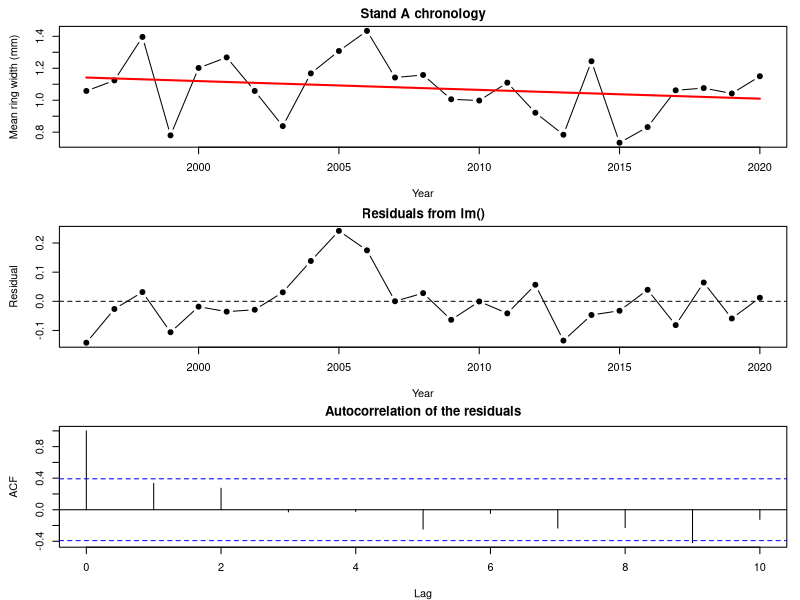

Generate this figure with R: (Note: this script raises an error after producing the figure.)
## ---- chunk 1
knitr::opts_chunk$set(echo = TRUE, warning = FALSE, message = FALSE,
                      fig.width = 7, fig.height = 4.5, fig.align = "center")
options(cmdstanr_no_ver_check = TRUE)
widget <- function(file) htmltools::includeHTML(file.path("widgets", file))
f2 <- function(v) formatC(round(v, 2) + 0, format = "f", digits = 2)
f3 <- function(v) formatC(round(v, 3) + 0, format = "f", digits = 3)
f4 <- function(v) formatC(v, format = "f", digits = 4)
## ---- chunk 2
# heatmap of a covariance or correlation matrix (row 1 at the top)
show_matrix <- function(M, main = "", zlim = c(-1, 1) * max(abs(M))) {
  n <- nrow(M)
  pal <- colorRampPalette(c("firebrick", "white", "steelblue"))(101)
  par(mar = c(1, 1, 2, 1))
  image(seq_len(n), seq_len(n), t(M[n:1, ]), col = pal, zlim = zlim, axes = FALSE,
        xlab = "", ylab = "", main = main, asp = 1)
  box()
}
## ---- chunk 3
# pinyon ring widths (mm): 4 stands x 5 trees x 25 years; simulated
library(mvtnorm)
set.seed(21)
years <- 1996:2020
n_yr <- length(years)
precip <- round(rgamma(n_yr, shape = 9, scale = 22 / 9), 1)   # winter precipitation (cm)
stand_eff <- rnorm(4, 0, 0.12)
ar_dev <- matrix(0, 4, n_yr)            # shared year-to-year deviations within each stand
for (j in 1:4) {
  ar_dev[j, 1] <- rnorm(1, 0, 0.08 / sqrt(1 - 0.6^2))
  for (t in 2:n_yr) ar_dev[j, t] <- 0.6 * ar_dev[j, t - 1] + rnorm(1, 0, 0.08)
}
rings <- expand.grid(year = years, tree = 1:5, stand = LETTERS[1:4])
rings$tree_id <- paste0(rings$stand, rings$tree)
tree_eff <- setNames(rnorm(20, 0, 0.1), unique(rings$tree_id))
j <- match(rings$stand, LETTERS)
t <- match(rings$year, years)
rings$precip <- precip[t]
rings$width <- round(0.35 + stand_eff[j] + tree_eff[rings$tree_id] + 0.025 * rings$precip +
                       ar_dev[cbind(j, t)] + rnorm(nrow(rings), 0, 0.1), 2)

chron <- aggregate(width ~ stand + year + precip, data = rings, FUN = mean)
chron <- chron[order(chron$stand, chron$year), ]
chron$stand <- factor(chron$stand)
tree_means <- aggregate(width ~ stand + tree_id, data = rings, FUN = mean)
## ---- chunk 4
chron_a <- chron[chron$stand == "A", ]
chron_a$year_c <- chron_a$year - 2008          # centered year: 0 = 2008
fit_lm_a <- lm(width ~ precip + year_c, data = chron_a)
summary(fit_lm_a)$coefficients
par(mfrow = c(3, 1), mar = c(4, 4.5, 2, 1))
plot(chron_a$year, chron_a$width, type = "b", pch = 19, xlab = "Year",
     ylab = "Mean ring width (mm)", main = "Stand A chronology")
trend <- predict(fit_lm_a, newdata = data.frame(precip = mean(chron_a$precip),
                                                year_c = chron_a$year_c))
lines(chron_a$year, trend, lwd = 2, col = "red")   # year trend at mean precipitation
plot(chron_a$year, resid(fit_lm_a), type = "b", pch = 19, xlab = "Year",
     ylab = "Residual", main = "Residuals from lm()")
abline(h = 0, lty = 2)
acf(resid(fit_lm_a), lag.max = 10, main = "")
title("Autocorrelation of the residuals", line = 0.8)
## ---- chunk 5
lag1 <- function(dat) {
  dat$year_c <- dat$year - 2008
  acf(resid(lm(width ~ precip + year_c, data = dat)), plot = FALSE)$acf[2]
}
round(sapply(split(chron, chron$stand), lag1), 2)
## ---- chunk 6
lags <- abs(outer(1:25, 1:25, "-"))
V_ar1 <- function(phi, sigma_e) sigma_e^2 / (1 - phi^2) * phi^lags
round(V_ar1(0.6, 0.08)[1:5, 1:5], 4)
## ---- chunk 7
# mean: a + b * precip + c * year_c; AR(1) errors with phi = tanh(par[4]), sigma_e = exp(par[5])
nll_ar1 <- function(par) {
  mu <- par[1] + par[2] * chron_a$precip + par[3] * chron_a$year_c
  V <- V_ar1(tanh(par[4]), exp(par[5]))
  -dmvnorm(chron_a$width, mu, V, log = TRUE)
}
fit_ar1 <- optim(c(coef(fit_lm_a), 0, log(0.1)), nll_ar1, method = "BFGS", hessian = TRUE)
c(a = fit_ar1$par[1], b = fit_ar1$par[2], c = fit_ar1$par[3],
  phi = tanh(fit_ar1$par[4]), sigma_e = exp(fit_ar1$par[5]))

library(nlme)
fit_gls <- gls(width ~ precip + year_c, data = chron_a,
               correlation = corAR1(form = ~ year), method = "ML")
coef(fit_gls)
coef(fit_gls$modelStruct$corStruct, unconstrained = FALSE)   # phi (nlme calls it Phi)
## ---- chunk 8
trend_ind <- summary(fit_lm_a)$coefficients["year_c", ]
se_ar1 <- sqrt(diag(solve(fit_ar1$hessian)))[3]
p_ar1 <- 2 * pnorm(-abs(fit_ar1$par[3] / se_ar1))
phi_hat <- tanh(fit_ar1$par[4])
se_precip <- c(summary(fit_lm_a)$coefficients["precip", 2], sqrt(diag(solve(fit_ar1$hessian)))[2])
## ---- chunk 9
widget("cov_structures.html")
## ---- chunk 10
chron_a$width_lag <- c(NA, head(chron_a$width, -1))      # last year's width
chron_a$precip_lag <- c(NA, head(chron_a$precip, -1))    # last year's precipitation
fit_lag <- lm(width ~ width_lag + precip + year_c, data = chron_a)
fit_lag_x <- lm(width ~ width_lag + precip + precip_lag + year_c, data = chron_a)
round(coef(fit_lag), 4)
round(coef(fit_lag_x), 4)
## ---- chunk 11
g1 <- coef(fit_lag)["width_lag"]
g2 <- coef(fit_lag_x)["width_lag"]
cf_pred <- -g2 * coef(fit_lag_x)["precip"]
## ---- chunk 12
y_tree <- tree_means$width
Z <- model.matrix(~ 0 + stand, data = tree_means)
V_ri <- function(sigma_a, sigma_e) sigma_a^2 * Z %*% t(Z) + sigma_e^2 * diag(20)
nll_ri <- function(par) -dmvnorm(y_tree, rep(par[1], 20), V_ri(exp(par[2]), exp(par[3])), log = TRUE)
fit_ri <- optim(c(mean(y_tree), log(0.1), log(0.1)), nll_ri, method = "BFGS")
sa_hat <- exp(fit_ri$par[2])
s_hat <- exp(fit_ri$par[3])
c(mu = fit_ri$par[1], sigma_a = sa_hat, sigma_e = s_hat)
## ---- chunk 13
# milliseconds per NLL evaluation, averaged over 'reps' evaluations
time_nll <- function(n, reps = 10) {
  y <- rnorm(n)
  V <- 0.5^abs(outer(1:n, 1:n, "-"))
  ms <- function(expr) 1000 * system.time(for (i in 1:reps) expr)[["elapsed"]] / reps
  c(n = n, independent = ms(sum(dnorm(y, 0, 1, log = TRUE))),
    mvn = ms(dmvnorm(y, rep(0, n), V, log = TRUE)))
}
set.seed(1)
timings <- t(sapply(c(250, 500, 1000, 2000), time_nll))
timings
## ---- chunk 14
# profile out the mean parameters by generalized least squares at each (variance) grid point
gls_nll <- function(y, X, V) {
  Vi <- solve(V)
  b <- solve(t(X) %*% Vi %*% X, t(X) %*% Vi %*% y)
  -dmvnorm(y, as.vector(X %*% b), V, log = TRUE)
}
sa_grid <- seq(0.002, 0.45, length.out = 70)
s_grid <- seq(0.04, 0.16, length.out = 70)
X1 <- matrix(1, 20, 1)
nll_grid_ri <- outer(sa_grid, s_grid, Vectorize(function(a, b) gls_nll(y_tree, X1, V_ri(a, b))))
# AR(1): fix phi and the trend c; profile out a, b (GLS) and sigma_e (closed form)
prof_ar1 <- function(phi, c_trend) {
  R <- phi^lags / (1 - phi^2)
  y <- chron_a$width - c_trend * chron_a$year_c
  Xp <- cbind(1, chron_a$precip)
  Ri <- solve(R)
  b <- solve(t(Xp) %*% Ri %*% Xp, t(Xp) %*% Ri %*% y)
  r <- as.vector(y - Xp %*% b)
  s2 <- as.numeric(t(r) %*% Ri %*% r) / 25
  -dmvnorm(r, rep(0, 25), s2 * R, log = TRUE)
}
phi_grid <- seq(-0.5, 0.95, length.out = 70)
c_grid <- seq(-0.02, 0.01, length.out = 70)
nll_grid_ar <- outer(phi_grid, c_grid, Vectorize(prof_ar1))
par(mfrow = c(1, 2), mar = c(4, 4, 2, 1))
draw_surface <- function(x, y, z, xlab, ylab, main, best) {
  z <- z - min(z)
  image(x, y, z <= 1.92, col = c("white", "lightskyblue1"), xlab = xlab, ylab = ylab, main = main)
  contour(x, y, z, levels = c(0.5, 1, 1.92, 3, 5, 10, 20), add = TRUE, col = "grey30")
  points(best[1], best[2], pch = 3, cex = 1.5, lwd = 2, col = "firebrick")
  box()
}
draw_surface(sa_grid, s_grid, nll_grid_ri, expression(sigma[a] ~ "(among stands)"),
             expression(sigma[e] ~ "(among trees)"), "Random intercept, 4 stands",
             c(sa_hat, s_hat))
draw_surface(phi_grid, c_grid, nll_grid_ar, expression(phi),
             "Trend (mm/yr)", "AR(1) with a trend, stand A", c(phi_hat, fit_ar1$par[3]))
abline(h = 0, lty = 2)
## ---- chunk 15
in_ri <- (nll_grid_ri - min(nll_grid_ri)) <= 1.92
sa_range <- range(sa_grid[apply(in_ri, 1, any)])
in_ar <- (nll_grid_ar - min(nll_grid_ar)) <= 1.92
trend_at <- function(r) range(c_grid[in_ar[which.min(abs(phi_grid - r)), ]])
trend_0 <- trend_at(0)
trend_hat <- trend_at(phi_hat)
## ---- chunk 16
set.seed(12)
n_years <- rep(c(30, 24, 18, 12, 8, 5), each = 2)        # record length per stand
sd_true <- c(0.15, 0.10)                                   # among-stand SDs: intercept, slope
rho_true <- -0.6
G_true <- diag(sd_true) %*% matrix(c(1, rho_true, rho_true, 1), 2) %*% diag(sd_true)
ab_true <- rmvnorm(12, c(0.9, 0.25), G_true)              # each stand's intercept and slope
stand_names <- sprintf("S%02d", 1:12)
drought <- data.frame(stand = factor(rep(stand_names, n_years)),
                      year = unlist(lapply(n_years, function(n) seq(2021 - n, 2020))))
j <- as.integer(drought$stand)
drought$precip <- round(rgamma(nrow(drought), shape = 9, scale = 22 / 9), 1)
drought$precip10 <- (drought$precip - 20) / 10
drought$width <- round(ab_true[j, 1] + ab_true[j, 2] * drought$precip10 +
                         rnorm(nrow(drought), 0, 0.12), 2)
head(drought)
## ---- chunk 17
nopool <- t(sapply(split(drought, drought$stand), function(s) coef(lm(width ~ precip10, data = s))))
par(mfrow = c(1, 2), mar = c(4, 4, 1, 1))
plot(width ~ precip, data = drought, col = "grey60", pch = 16, cex = 0.7,
     xlab = "Winter precipitation (cm)", ylab = "Ring width (mm)")
for (s in seq_len(12)) {
  xr <- range(drought$precip10[drought$stand == stand_names[s]])
  lines(20 + 10 * xr, nopool[s, 1] + nopool[s, 2] * xr, lwd = ifelse(n_years[s] <= 8, 1, 2),
        lty = ifelse(n_years[s] <= 8, 2, 1))
}
legend("topleft", c("stand with 12-30 years", "stand with 5-8 years"), lty = 1:2, lwd = 2:1,
       bty = "n", cex = 0.85)
plot(nopool, pch = 19, xlab = "Intercept: width at 20 cm (mm)",
     ylab = "Slope (mm per 10 cm)", cex = 1.1, xlim = range(nopool[, 1]) + c(0, 0.05))
text(nopool, labels = stand_names, pos = 4, cex = 0.7, col = "grey40")
## ---- chunk 18
syntax <- data.frame(
  Formula = c("<code>(1 | stand)</code>", "<code>(precip10 | stand)</code>",
              "<code>(precip10 || stand)</code>", "<code>(1 | stand/tree)</code>",
              "<code>(1 | stand) + (1 | year)</code>"),
  Meaning = c("an intercept for each stand",
              "an intercept and a slope for each stand, correlated (same as <code>(1 + precip10 | stand)</code>)",
              "an intercept and a slope for each stand, uncorrelated",
              "stand intercepts plus tree-within-stand intercepts (nested)",
              "stand intercepts and year intercepts (crossed: every stand is measured in many years)"),
  `Variance parameters` = c("1", "3", "2", "2", "2"),
  check.names = FALSE)
knitr::kable(syntax, format = "html", escape = FALSE,
             table.attr = "class='table table-condensed'")
## ---- chunk 19
library(lme4)
fit_ri_lmer <- lmer(width ~ precip10 + (1 | stand), data = drought, REML = FALSE)
fit_rs_lmer <- lmer(width ~ precip10 + (precip10 | stand), data = drought, REML = FALSE)
fixef(fit_rs_lmer)
VarCorr(fit_rs_lmer)
AIC(fit_ri_lmer, fit_rs_lmer)
## ---- chunk 20
vc_rs <- as.data.frame(VarCorr(fit_rs_lmer))$sdcor
aic_gain <- AIC(fit_ri_lmer) - AIC(fit_rs_lmer)
## ---- chunk 21
fit_rs_lme <- lme(width ~ precip10, random = ~ precip10 | stand, data = drought, method = "ML")

library(glmmTMB)
fit_rs_tmb <- glmmTMB(width ~ precip10 + (precip10 | stand), data = drought)   # ML by default
## ---- chunk 22
rows_by_stand <- split(seq_len(nrow(drought)), drought$stand)
nll_rs <- function(par) {
  sds <- exp(par[3:4])
  rho_ab <- tanh(par[5])
  sigma_e <- exp(par[6])
  G <- matrix(c(sds[1]^2, rho_ab * sds[1] * sds[2], rho_ab * sds[1] * sds[2], sds[2]^2), 2)
  nll <- 0
  for (rows in rows_by_stand) {
    Zj <- cbind(1, drought$precip10[rows])
    Vj <- Zj %*% G %*% t(Zj) + sigma_e^2 * diag(length(rows))
    nll <- nll - dmvnorm(drought$width[rows], as.vector(Zj %*% par[1:2]), Vj, log = TRUE)
  }
  nll
}
fit_rs_optim <- optim(c(0.9, 0.25, log(0.1), log(0.1), 0, log(0.1)), nll_rs, method = "BFGS")
## ---- chunk 23
tmb_sd <- attr(VarCorr(fit_rs_tmb)$cond$stand, "stddev")
lme_vc <- VarCorr(fit_rs_lme)
compare <- rbind(
  optim = c(fit_rs_optim$par[1:2], exp(fit_rs_optim$par[3:4]), tanh(fit_rs_optim$par[5]),
            exp(fit_rs_optim$par[6]), -fit_rs_optim$value),
  lmer = c(fixef(fit_rs_lmer), vc_rs, logLik(fit_rs_lmer)),
  lme = c(fixef(fit_rs_lme), as.numeric(lme_vc[1:2, "StdDev"]), as.numeric(lme_vc[2, "Corr"]),
          fit_rs_lme$sigma, logLik(fit_rs_lme)),
  glmmTMB = c(fixef(fit_rs_tmb)$cond, tmb_sd,
              attr(VarCorr(fit_rs_tmb)$cond$stand, "correlation")[1, 2],
              sigma(fit_rs_tmb), logLik(fit_rs_tmb)))
colnames(compare) <- c("mu_a", "mu_b", "sigma_a", "sigma_b", "rho_ab", "sigma_e", "logLik")
round(compare, 4)
## ---- chunk 24
short <- droplevels(drought[drought$stand %in% c("S09", "S10", "S11", "S12"), ])
fit_short <- lmer(width ~ precip10 + (precip10 | stand), data = short, REML = FALSE)
vc_short <- as.data.frame(VarCorr(fit_short))$sdcor
## ---- chunk 25
X_a <- cbind(1, chron_a$precip, chron_a$year_c)
y_a <- chron_a$width
n_a <- length(y_a)

gls_profile <- function(phi) {
  R <- phi^lags / (1 - phi^2)
  R_inv <- solve(R)
  beta <- solve(t(X_a) %*% R_inv %*% X_a, t(X_a) %*% R_inv %*% y_a)
  r <- as.vector(y_a - X_a %*% beta)
  sigma2 <- as.numeric(t(r) %*% R_inv %*% r) / n_a
  list(beta = as.vector(beta), sigma = sqrt(sigma2),
       loglik = dmvnorm(y_a, as.vector(X_a %*% beta), sigma2 * R, log = TRUE))
}
phi_gls <- optimize(function(phi) -gls_profile(phi)$loglik, c(-0.95, 0.95))$minimum
fit_by_hand <- gls_profile(phi_gls)
## ---- chunk 26
gls_tab <- rbind(
  "optim(), 5 parameters" = c(phi_hat, fit_ar1$par[1:3], exp(fit_ar1$par[5]), -fit_ar1$value),
  "GLS by hand, 1 parameter" = c(phi_gls, fit_by_hand$beta, fit_by_hand$sigma, fit_by_hand$loglik),
  "gls()" = c(coef(fit_gls$modelStruct$corStruct, unconstrained = FALSE), coef(fit_gls),
              fit_gls$sigma * sqrt(1 - coef(fit_gls$modelStruct$corStruct, unconstrained = FALSE)^2),
              logLik(fit_gls)))
colnames(gls_tab) <- c("phi", "a", "precip", "trend", "sigma_e", "logLik")
knitr::kable(gls_tab, digits = c(3, 3, 4, 5, 4, 3))
## ---- chunk 27
phi_seq <- seq(-0.5, 0.9, by = 0.005)
ll_seq <- sapply(phi_seq, function(r) gls_profile(r)$loglik)
in_ci <- phi_seq[ll_seq > max(ll_seq) - 1.92]
par(mar = c(4, 4.5, 1, 1))
plot(phi_seq, ll_seq, type = "l", lwd = 2, xlab = expression(phi),
     ylab = "Profile log-likelihood")
abline(h = max(ll_seq) - 1.92, lty = 2)
abline(v = range(in_ci), lty = 3)
abline(v = phi_gls, col = "red")
## ---- chunk 28
knitr::kable(data.frame(Process = c("AR($p$)", "MA($q$)", "ARMA($p$, $q$)"),
                        ACF = c("tails off", "cuts off after lag $q$", "tails off"),
                        PACF = c("cuts off after lag $p$", "tails off", "tails off")))
## ---- chunk 29
set.seed(746)
ar_series <- arima.sim(list(ar = 0.6), n = 500)     # AR(1), phi = 0.6
ma_series <- arima.sim(list(ma = 0.6), n = 500)     # MA(1), theta = 0.6
par(mfrow = c(2, 2), mar = c(4.5, 4.5, 3.5, 1))
acf(ar_series, lag.max = 15, main = "AR(1): ACF")
pacf(ar_series, lag.max = 15, main = "AR(1): PACF")
acf(ma_series, lag.max = 15, main = "MA(1): ACF")
pacf(ma_series, lag.max = 15, main = "MA(1): PACF")
## ---- chunk 30
aic_ar_ma <- function(x) c(AR1 = AIC(arima(x, order = c(1, 0, 0))),
                           MA1 = AIC(arima(x, order = c(0, 0, 1))))
round(rbind(ar_series = aic_ar_ma(ar_series), ma_series = aic_ar_ma(ma_series)), 1)
## ---- chunk 31
set.seed(1)
short_ar <- replicate(1000, {
  x <- arima.sim(list(ar = 0.6), n = 25)
  c(lag1_detected = abs(acf(x, 1, plot = FALSE)$acf[2]) > 1.96 / sqrt(25),
    aic_picks_ar1 = unname(diff(aic_ar_ma(x)) > 0))
})
rowMeans(short_ar)
## ---- chunk 32
fit_gls_ind <- gls(width ~ precip + year_c, data = chron_a, method = "ML")
fit_gls_ma1 <- gls(width ~ precip + year_c, data = chron_a, method = "ML",
                   correlation = corARMA(form = ~ year, p = 0, q = 1))
gls_ar_ma <- rbind(independent = summary(fit_gls_ind)$tTable["year_c", 1:2],
                   AR1 = summary(fit_gls)$tTable["year_c", 1:2],
                   MA1 = summary(fit_gls_ma1)$tTable["year_c", 1:2])
cbind(round(gls_ar_ma, 4), AIC = round(c(AIC(fit_gls_ind), AIC(fit_gls), AIC(fit_gls_ma1)), 2))
## ---- chunk 33
d_aic_ma <- AIC(fit_gls_ma1) - AIC(fit_gls)
## ---- chunk 34
widget("acf_pacf.html")
## ---- chunk 35
Z_chron <- model.matrix(~ 0 + stand, data = chron)
V_combined <- function(sigma_a, phi, sigma_e) {
  sigma_a^2 * Z_chron %*% t(Z_chron) + kronecker(diag(4), V_ar1(phi, sigma_e))
}
nll_combined <- function(par) {
  mu <- par[1] + par[2] * chron$precip
  V <- V_combined(exp(par[3]), tanh(par[4]), exp(par[5]))
  -dmvnorm(chron$width, mu, V, log = TRUE)
}
fit_comb <- optim(c(0.4, 0.02, log(0.1), 0, log(0.1)), nll_combined, method = "BFGS",
                  control = list(maxit = 1000))
c(mu = fit_comb$par[1], beta = fit_comb$par[2], sigma_a = exp(fit_comb$par[3]),
  phi = tanh(fit_comb$par[4]), sigma_e = exp(fit_comb$par[5]))

fit_lme <- lme(width ~ precip, random = ~ 1 | stand, data = chron,
               correlation = corAR1(form = ~ year | stand), method = "ML")
fixef(fit_lme)
coef(fit_lme$modelStruct$corStruct, unconstrained = FALSE)
c(-fit_comb$value, logLik(fit_lme))       # same maximized log-likelihood
## ---- chunk 36
show_matrix(V_combined(exp(fit_comb$par[3]), tanh(fit_comb$par[4]), exp(fit_comb$par[5])),
            main = "Fitted V (100 stand-years)")
## ---- chunk 37
mu_glmm <- exp(1.5 + 0.5^2 / 2)               # vigor 0, beta0 = 1.5, sigma_a = 0.5
moments <- c(mean = mu_glmm, var = mu_glmm + mu_glmm^2 * (exp(0.5^2) - 1), cov = mu_glmm^2 * (exp(0.5^2) - 1))

set.seed(746)
a_sim <- rnorm(1e5, 0, 0.5)                  # 100,000 stands, two trees each
y_tree1 <- rpois(1e5, exp(1.5 + a_sim))
y_tree2 <- rpois(1e5, exp(1.5 + a_sim))
rbind(formula = moments, simulation = c(mean(y_tree1), var(y_tree1), cov(y_tree1, y_tree2)))
## ---- chunk 38
set.seed(12)
cones <- data.frame(stand = factor(rep(stand_names, each = 8)),
                    vigor = round(rnorm(96), 2))
a_stand <- rnorm(12, 0, 0.5)
cones$count <- rpois(96, exp(1.5 + 0.4 * cones$vigor + a_stand[as.integer(cones$stand)]))

nll_glmm <- function(par) {
  sigma_a <- exp(par[3])
  nll <- 0
  for (g in split(cones, cones$stand)) {
    # integrand: P(this stand's counts | a) * density of a, for a vector of a values
    stand_lik <- function(a) {
      sapply(a, function(ai) exp(sum(dpois(g$count, exp(par[1] + par[2] * g$vigor + ai), log = TRUE)))) *
        dnorm(a, 0, sigma_a)
    }
    nll <- nll - log(integrate(stand_lik, -Inf, Inf)$value)
  }
  nll
}
fit_glmm <- optim(c(1, 0, log(0.3)), nll_glmm, method = "BFGS")
fit_glmm_tmb <- glmmTMB(count ~ vigor + (1 | stand), family = poisson, data = cones)

rbind(integrate = c(fit_glmm$par[1:2], exp(fit_glmm$par[3]), -fit_glmm$value),
      glmmTMB = c(fixef(fit_glmm_tmb)$cond, attr(VarCorr(fit_glmm_tmb)$cond$stand, "stddev"),
                  logLik(fit_glmm_tmb)))
